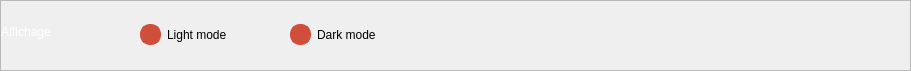
          <widget class="QFrame" name="frame">
           <property name="geometry">
            <rect>
             <x>0</x>
             <y>30</y>
             <width>911</width>
             <height>71</height>
            </rect>
           </property>
           <property name="frameShape">
            <enum>QFrame::StyledPanel</enum>
           </property>
           <property name="frameShadow">
            <enum>QFrame::Raised</enum>
           </property>
           <widget class="QRadioButton" name="radioButton">
            <property name="geometry">
             <rect>
              <x>140</x>
              <y>-1</y>
              <width>151</width>
              <height>71</height>
             </rect>
            </property>
            <property name="styleSheet">
             <string notr="true">/* RADIO BUTTON */
QRadioButton::indicator {
    border: 3px solid rgb(209, 77, 60);
	width: 15px;
	height: 15px;
	border-radius: 10px;
    background:rgb(209, 77, 60);
}
QRadioButton::indicator:checked {
    background: 3px solid rgb(94, 106, 130);
	border: 3px solid rgb(52, 59, 72);
}</string>
            </property>
            <property name="text">
             <string>Light mode</string>
            </property>
           </widget>
           <widget class="QRadioButton" name="radioButton_2">
            <property name="geometry">
             <rect>
              <x>290</x>
              <y>-1</y>
              <width>161</width>
              <height>71</height>
             </rect>
            </property>
            <property name="styleSheet">
             <string notr="true">/* RADIO BUTTON */
QRadioButton::indicator {
    border: 3px solid rgb(209, 77, 60);
	width: 15px;
	height: 15px;
	border-radius: 10px;
    background:rgb(209, 77, 60);
}
QRadioButton::indicator:checked {
    background: 3px solid rgb(94, 106, 130);
	border: 3px solid rgb(52, 59, 72);
}</string>
            </property>
            <property name="text">
             <string>Dark mode</string>
            </property>
           </widget>
           <widget class="QLabel" name="label_2">
            <property name="geometry">
             <rect>
              <x>1</x>
              <y>1</y>
              <width>121</width>
              <height>61</height>
             </rect>
            </property>
            <property name="styleSheet">
             <string notr="true">color: rgb(255, 255, 255);</string>
            </property>
            <property name="text">
             <string>Affichage</string>
            </property>
           </widget>
          </widget>
